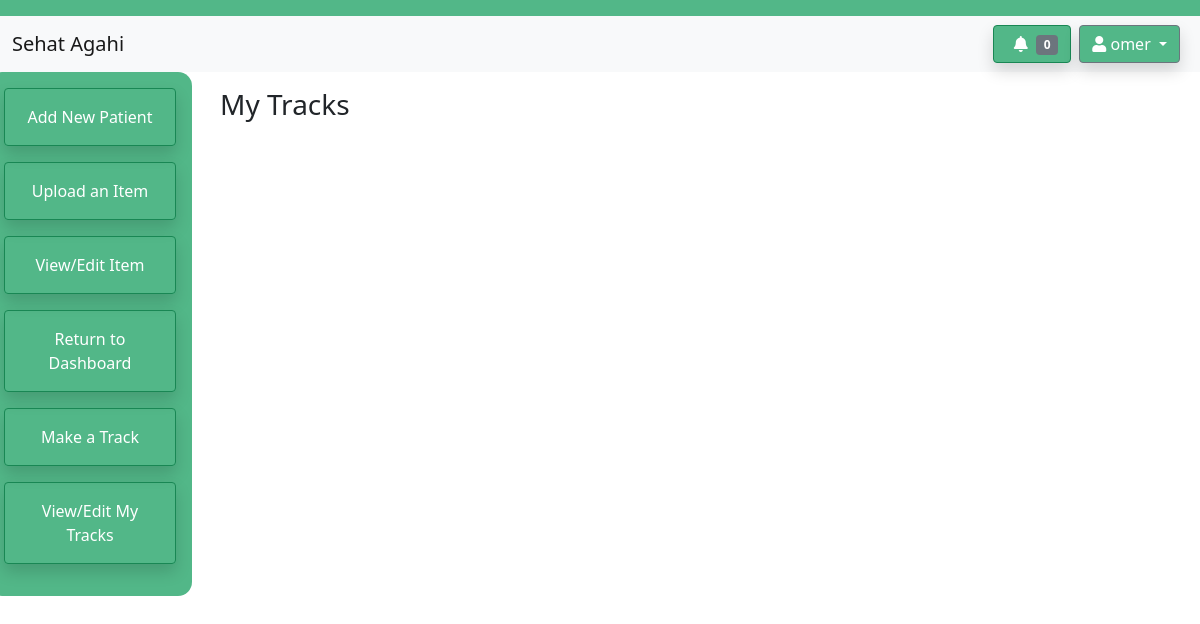
Before: /sehatagahiapp/view-edit-tracks (signed in) with the older database file.
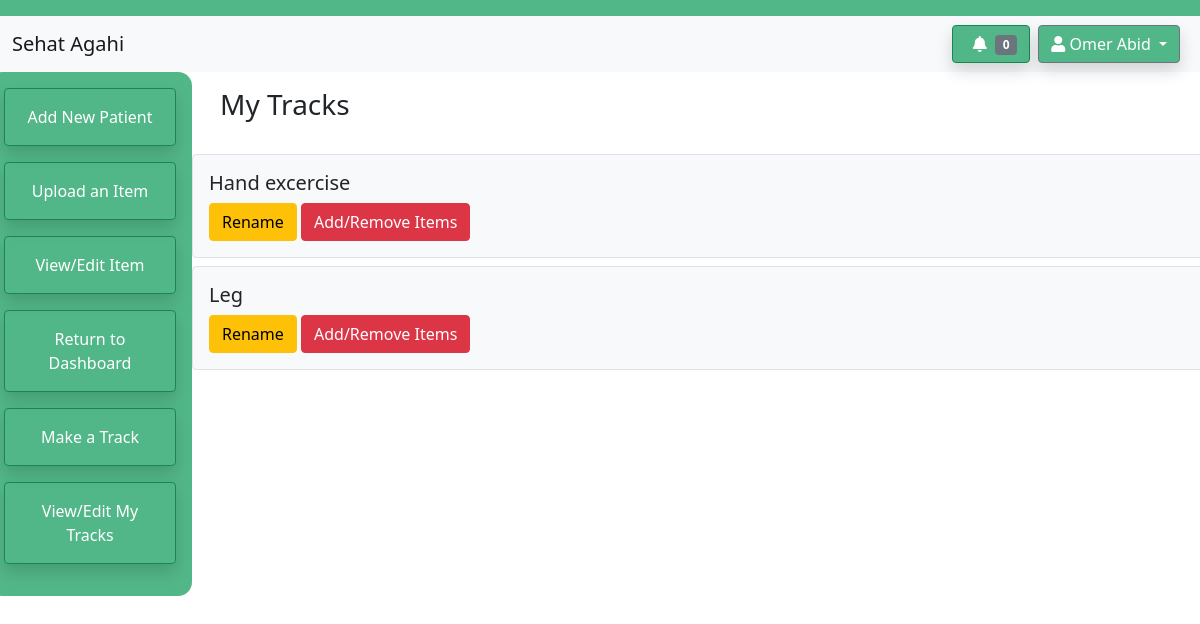
After: the same page with the newer database file.
### sehatagahiapp/models.py (models this page shows, shortened)
class Therapist(models.Model):
    user = models.OneToOneField(User, on_delete=models.CASCADE)
    Name = models.CharField(max_length=64)
    MobileNumber = models.CharField(max_length=11)
    WorkEmail = models.CharField(max_length=64)
    SecurityQs1 = models.CharField(max_length=64)
    SecurityQs2 = models.CharField(max_length=64)
    def getMyPatients(self):
        allPatients = Patient.objects.all()
        myPatients = []
        for patient in allPatients:
            if patient.Therapist == self:
                myPatients.append(patient)
        return myPatients
    def getNumberOfUnreadLogs(self):
        patientList = self.getMyPatients()
        logs = PatientLog.objects.filter(user_ID__in=patientList,isRead = False)
        nUnreadLogs = logs.count()
        return nUnreadLogs

class Track(models.Model):
    user_ID = models.ForeignKey(Therapist, on_delete=models.SET_NULL, null=True, related_name="Track")
    Name = models.CharField(max_length=64)
    Items = models.ManyToManyField(Item)

### sehatagahiapp/views.py (the view)
# urls.py: path("view-edit-tracks", views.getEditTracksPage, name="view-edit-tracks"),
@login_required
def getEditTracksPage(request):
    therapist = request.user.getTherapist()
    therapistTracks = Track.objects.filter(user_ID = therapist)
    context = {
        'heading': "My Tracks",
        'name': therapist.Name,
        'sidebarOptions': therapistOptions,
        'myTracks' : therapistTracks,
        'nUnread': therapist.getNumberOfUnreadLogs()
    }
    return render(request, 'sehatagahiapp/therapist-view-edit-tracks.html', context)

### sehatagahiapp/models.py (called while the page is built)
    def  getTherapist(self):
        if  self.is_therapist:
            allTherapists = Therapist.objects.all()
            for therapist in allTherapists:
                if therapist.user == self:
                    return therapist
            return None
        return None

### sehatagahiapp/templates/sehatagahiapp/therapist-view-edit-tracks.html
{% extends 'sehatagahiapp/dashboard-outline.html' %}
{% block notification %}
        <a href="{% url 'view-unread-logs' %}"><button type="button" class="btn btn-success shadow" style="background-color: #52b788;">
            <i class="fas fa-bell px-2"></i><span class="badge bg-secondary">{{ nUnread }}</span>
        </button></a>
{% endblock %}
{% block sidebar %}
              {% for link, option in sidebarOptions.items %}
              <button class="btn btn-outline-success shadow p-3 mb-3" type="button"><a href="{% url link %}" class="text-white text-decoration-none">{{option}}</a></button>
              {% endfor %}
{% endblock %}
{% block content %}
{% for track in myTracks %}
<div class="row pull-right">
<div class="container border rounded p-3 mt-2 bg-light">
    <h5>{{ track.Name }}</h5>
    <a class="btn btn-warning" href="{% url 'rename-track' track.pk %}">Rename</a>
    <a class="btn btn-danger" href="{% url 'add-remove-item' track.pk %}">Add/Remove Items</a>
</div>
</div>
{% endfor %}
{% endblock %}

### sehatagahiapp/templates/sehatagahiapp/dashboard-outline.html (shortened to what this page needs)
<!doctype html>
<html lang="en">
  <head>
    <link href="https://cdn.jsdelivr.net/npm/bootstrap@5.0.0-beta3/dist/css/bootstrap.min.css" rel="stylesheet">
    <link rel="stylesheet" href="https://use.fontawesome.com/releases/v5.7.0/css/all.css">
    {% load static %}
    <link rel="stylesheet" href="{% static 'sehatagahiapp/make-track.js' %}">
  </head>
  <body>
      <nav class = "navbar" style="background-color: #52b788;" ></nav>
      <nav class = "navbar navbar-light bg-light">
        <div class="container-fluid">
        <a class="navbar-brand" href="{% url 'therapist-dashboard' %}">Sehat Agahi</a>
        <div class="d-flex flex-row">
        {% block notification %}
        {% endblock %}
        <div class="dropdown px-2">
            <a class="btn btn-secondary dropdown-toggle shadow" style="background-color: #52b788" href="#" role="button" id="dropdownMenuLink" data-bs-toggle="dropdown" aria-expanded="false">
               <i class="fas fa-user"></i> {{ name }}
            </a>
          </div>
        </div>
        </div>
      </nav>
      <div class="row">
      <nav class="nav navbar-expand-sm navbar-expand-md text-white p-3 col-sm-12 col-lg-2" style="background-color: #52b788; border-radius: 14px;">
          <div class="collapse navbar-collapse" id="navbarSupportedContent">
          <ul class="nav nav-pills flex-column mb-auto">
              {% block sidebar %}
              {% endblock %}
          </ul>
        </div>
    </nav>
    <div class="col-sm-12 col-lg-10">
        <h3 class="p-3">{{ heading }}</h3>
        {% block content %}
        {% endblock %}
    </div>
    </div>
 </body>
</html>

Changed rows visible on the page:
changed Therapist: Name "omer" → "Omer Abid"
added Track: Name "Hand excercise"
added Track: Name "Leg"
